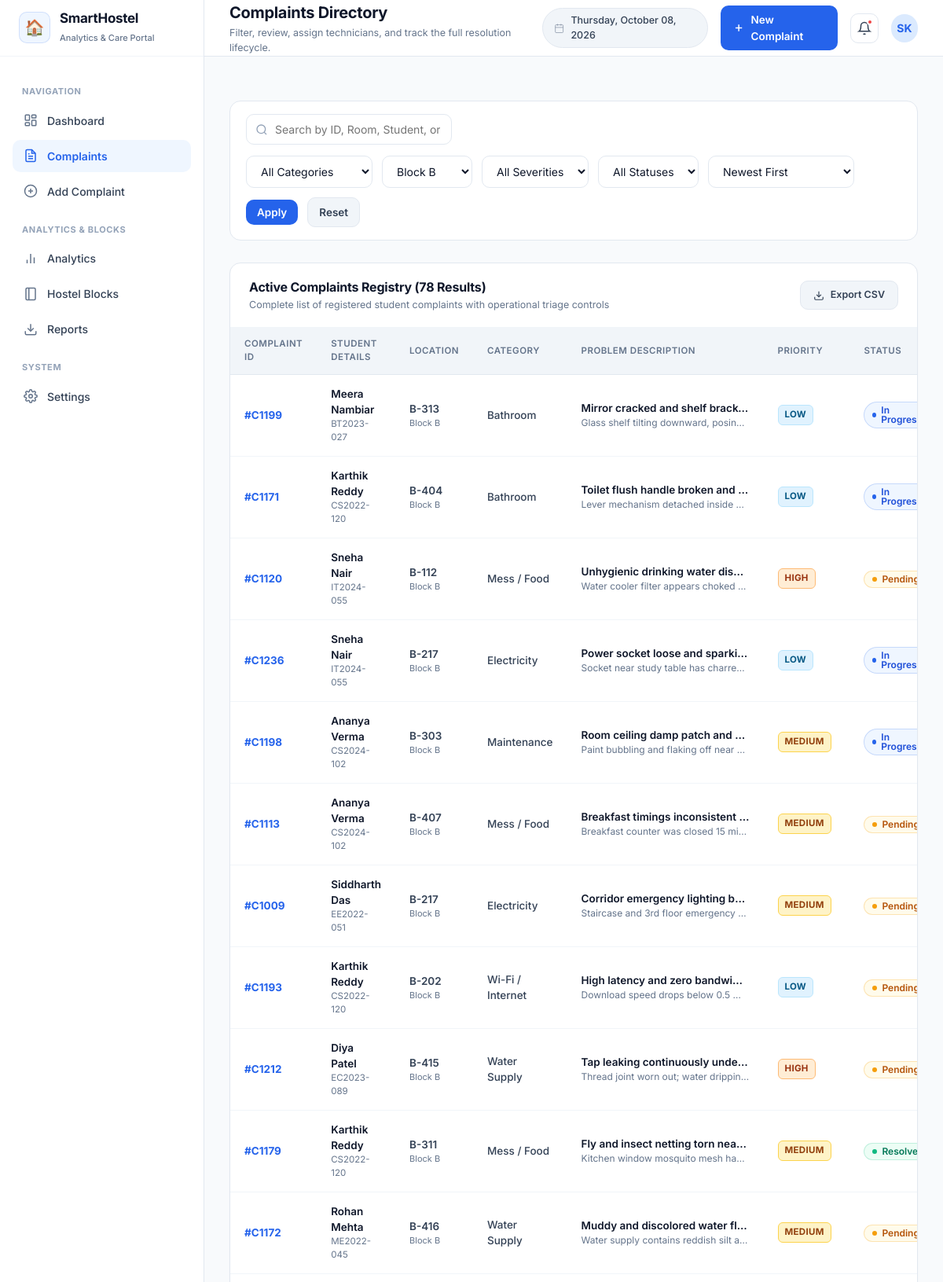
Page /complaints?block=Block+B (upper part) on the committed database.
### tables this page shows
CREATE TABLE complaints (
        id INTEGER PRIMARY KEY AUTOINCREMENT,
        complaint_code TEXT UNIQUE NOT NULL,
        student_name TEXT NOT NULL,
        student_id TEXT NOT NULL,
        student_phone TEXT,
        student_email TEXT,
        block TEXT NOT NULL,
        room_number TEXT NOT NULL,
        category TEXT NOT NULL,
        title TEXT NOT NULL,
        description TEXT NOT NULL,
        severity TEXT NOT NULL,
        status TEXT NOT NULL,
        created_at TEXT NOT NULL,
        resolved_at TEXT,
        resolution_time_days REAL,
        resolution_notes TEXT,
        assigned_to TEXT
    );

### app.py (the view)
@app.route("/complaints")
def complaints():
    search = request.args.get("search", "")
    category = request.args.get("category", "All")
    block = request.args.get("block", "All")
    severity = request.args.get("severity", "All")
    status = request.args.get("status", "All")
    sort_by = request.args.get("sort_by", "date_desc")
    complaints_list = database.get_all_complaints(
        search=search,
        category=category,
        block=block,
        severity=severity,
        status=status,
        sort_by=sort_by
    )
    kpis = database.get_kpi_summary()
    return render_template(
        "complaints.html",
        active_page="complaints",
        complaints=complaints_list,
        total_count=len(complaints_list),
        kpis=kpis,
        filters={
            "search": search,
            "category": category,
            "block": block,
            "severity": severity,
            "status": status,
            "sort_by": sort_by
        }
    )

### app.py (called while the page is built)
@app.context_processor
def inject_global_data():
    now = datetime.now()
    return {
        "current_date_str": now.strftime("%A, %B %d, %Y"),
        "current_year": now.year,
        "app_title": "SmartHostel Complaint Management & Analytics",
        "categories_list": database.CATEGORIES,
        "blocks_list": database.BLOCKS,
        "severities_list": database.SEVERITIES,
        "statuses_list": database.STATUSES
    }

### database.py (called while the page is built)
def get_db_connection():
    conn = sqlite3.connect(DB_PATH)
    conn.row_factory = sqlite3.Row
    return conn

### templates/complaints.html (shortened to what this page needs)
{% extends "base.html" %}
{% block page_title %}Complaints Directory{% endblock %}
{% block page_subtitle %}Filter, review, assign technicians, and track the full resolution lifecycle.{% endblock %}
{% block content %}
<form method="GET" action="{{ url_for('complaints') }}" class="filter-bar">
  <div class="search-input-box">
    <svg viewBox="0 0 24 24" fill="none" stroke="currentColor" stroke-width="2">
      <circle cx="11" cy="11" r="8"></circle>
      <line x1="21" y1="21" x2="16.65" y2="16.65"></line>
    </svg>
    <input type="text" name="search" class="form-control" placeholder="Search by ID, Room, Student, or Keyword..." value="{{ filters.search }}">
  </div>
  <div class="filter-group">
    <select name="category" class="form-control" style="width: auto;" onchange="this.form.submit()">
      <option value="All">All Categories</option>
    </select>
    <select name="block" class="form-control" style="width: auto;" onchange="this.form.submit()">
      {% for b in blocks_list %}
        <option value="{{ b }}" {% if filters.block == b %}selected{% endif %}>{{ b }}</option>
      {% endfor %}
    </select>
    <select name="severity" class="form-control" style="width: auto;" onchange="this.form.submit()">
      <option value="All">All Severities</option>
    </select>
    <select name="status" class="form-control" style="width: auto;" onchange="this.form.submit()">
      <option value="All">All Statuses</option>
    </select>
    <select name="sort_by" class="form-control" style="width: auto;" onchange="this.form.submit()">
      <option value="date_desc" {% if filters.sort_by == 'date_desc' %}selected{% endif %}>Newest First</option>
    </select>
    <button type="submit" class="header-btn header-btn-primary" style="padding: 8px 14px;">Apply</button>
    <a href="{{ url_for('complaints') }}" class="header-btn header-btn-secondary" style="padding: 8px 14px;" title="Reset Filters">Reset</a>
  </div>
</form>
<div class="card">
  <div class="card-header">
    <div class="card-title-group">
      <h3>Active Complaints Registry ({{ total_count }} Results)</h3>
      <p class="card-subtitle">Complete list of registered student complaints with operational triage controls</p>
    </div>
    <div class="card-actions">
      <a href="{{ url_for('export_csv') }}" class="header-btn header-btn-secondary" style="font-size: 12.5px;">
        <svg width="14" height="14" viewBox="0 0 24 24" fill="none" stroke="currentColor" stroke-width="2">
          <path d="M21 15v4a2 2 0 0 1-2 2H5a2 2 0 0 1-2-2v-4"></path>
          <polyline points="7 10 12 15 17 10"></polyline>
          <line x1="12" y1="15" x2="12" y2="3"></line>
        </svg>
        Export CSV
      </a>
    </div>
  </div>
  <div class="table-responsive">
    <table class="modern-table">
      <thead>
        <tr>
          <th>Complaint ID</th>
          <th>Student Details</th>
          <th>Location</th>
          <th>Category</th>
          <th>Problem Description</th>
          <th>Priority</th>
          <th>Status</th>
        </tr>
      </thead>
      <tbody>
        {% if complaints %}
          {% for c in complaints %}
          <tr>
            <td>
              <b style="color: var(--primary); font-size: 13.5px;">#{{ c.complaint_code }}</b>
            </td>
            <td>
              <div style="font-weight: 600; color: var(--text-main);">{{ c.student_name }}</div>
              <div style="font-size: 11.5px; color: var(--text-muted);">{{ c.student_id }}</div>
            </td>
            <td>
              <span style="font-weight: 600;">{{ c.room_number }}</span>
              <div style="font-size: 11px; color: var(--text-muted);">{{ c.block }}</div>
            </td>
            <td>
              <span style="font-weight: 500;">{{ c.category }}</span>
            </td>
            <td style="max-width: 250px;">
              <div style="font-weight: 600; color: var(--text-main); white-space: nowrap; overflow: hidden; text-overflow: ellipsis;" title="{{ c.title }}">
                {{ c.title }}
              </div>
              <div style="font-size: 12px; color: var(--text-muted); white-space: nowrap; overflow: hidden; text-overflow: ellipsis;" title="{{ c.description }}">
                {{ c.description }}
              </div>
            </td>
            <td>
              <span class="priority-tag priority-{{ c.severity|lower }}">{{ c.severity }}</span>
            </td>
            <td>
              {% if c.status == 'Resolved' %}
                <span class="badge badge-resolved"><span class="badge-dot"></span>Resolved</span>
              {% elif c.status == 'Pending' %}
                <span class="badge badge-pending"><span class="badge-dot"></span>Pending</span>
              {% elif c.status == 'In Progress' %}
                <span class="badge badge-in-progress"><span class="badge-dot"></span>In Progress</span>
              {% else %}
                <span class="badge badge-rejected"><span class="badge-dot"></span>Rejected</span>
              {% endif %}
            </td>
          </tr>
          {% endfor %}
        {% endif %}
      </tbody>
    </table>
  </div>
</div>
{% endblock %}

### rows in the picture
complaints: complaint_code "C1199", student_name "Meera Nambiar", student_id "BT2023-027", room_number "B-313", block "Block B", category "Bathroom", title "Mirror cracked and shelf brack…", description "Glass shelf tilting downward, posin…", severity "LOW", status "In Progress" (drawn)
complaints: complaint_code "C1171", student_name "Karthik Reddy", student_id "CS2022-120", room_number "B-404", block "Block B", category "Bathroom", title "Toilet flush handle broken and…", description "Lever mechanism detached inside…", severity "LOW", status "In Progress" (drawn)
complaints: complaint_code "C1120", student_name "Sneha Nair", student_id "IT2024-055", room_number "B-112", block "Block B", category "Mess / Food", title "Unhygienic drinking water dis…", description "Water cooler filter appears choked…", severity "HIGH", status "Pending" (drawn)
complaints: complaint_code "C1236", student_name "Sneha Nair", student_id "IT2024-055", room_number "B-217", block "Block B", category "Electricity", title "Power socket loose and sparki…", description "Socket near study table has charre…", severity "LOW", status "In Progress" (drawn)
complaints: complaint_code "C1198", student_name "Ananya Verma", student_id "CS2024-102", room_number "B-303", block "Block B", category "Maintenance", title "Room ceiling damp patch and…", description "Paint bubbling and flaking off near…", severity "MEDIUM", status "In Progress" (drawn)
complaints: complaint_code "C1113", student_name "Ananya Verma", student_id "CS2024-102", room_number "B-407", block "Block B", category "Mess / Food", title "Breakfast timings inconsistent…", description "Breakfast counter was closed 15 mi…", severity "MEDIUM", status "Pending" (drawn)
complaints: complaint_code "C1009", student_name "Siddharth Das", student_id "EE2022-051", room_number "B-217", block "Block B", category "Electricity", title "Corridor emergency lighting b…", description "Staircase and 3rd floor emergency…", severity "MEDIUM", status "Pending" (drawn)
complaints: complaint_code "C1193", student_name "Karthik Reddy", student_id "CS2022-120", room_number "B-202", block "Block B", category "Wi-Fi / Internet", title "High latency and zero bandwi…", description "Download speed drops below 0.5…", severity "LOW", status "Pending" (drawn)
complaints: complaint_code "C1212", student_name "Diya Patel", student_id "EC2023-089", room_number "B-415", block "Block B", category "Water Supply", title "Tap leaking continuously unde…", description "Thread joint worn out; water drippin…", severity "HIGH", status "Pending" (drawn)
complaints: complaint_code "C1179", student_name "Karthik Reddy", student_id "CS2022-120", room_number "B-311", block "Block B", category "Mess / Food", title "Fly and insect netting torn nea…", description "Kitchen window mosquito mesh ha…", severity "MEDIUM", status "Resolved" (drawn)
complaints: complaint_code "C1172", student_name "Rohan Mehta", student_id "ME2022-045", room_number "B-416", block "Block B", category "Water Supply", title "Muddy and discolored water fl…", description "Water supply contains reddish silt a…", severity "MEDIUM", status "Pending" (drawn)

### other values in the picture
{{ total_count }} "78"
form field block "Block B"
